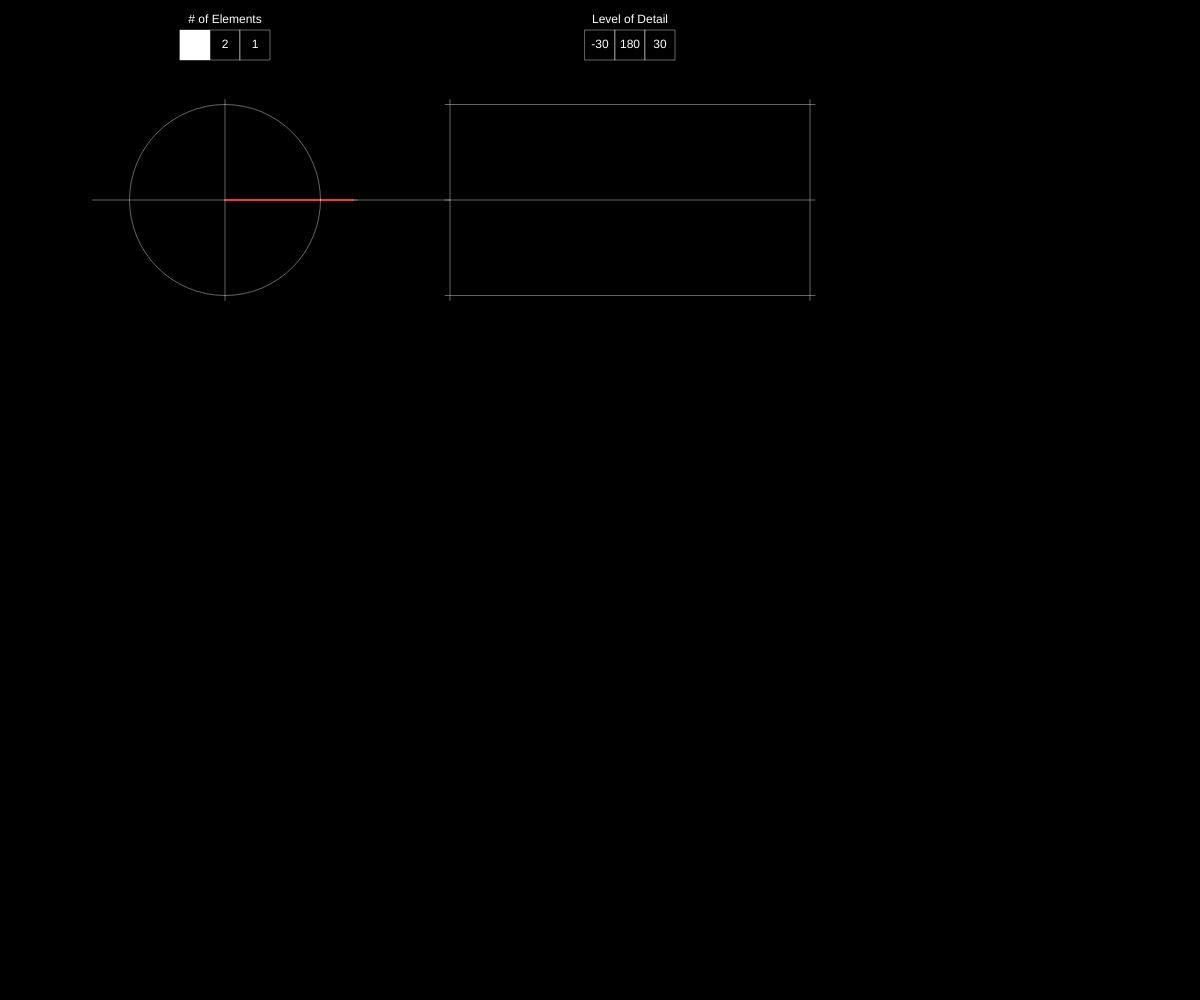
Frame 1 (no input)
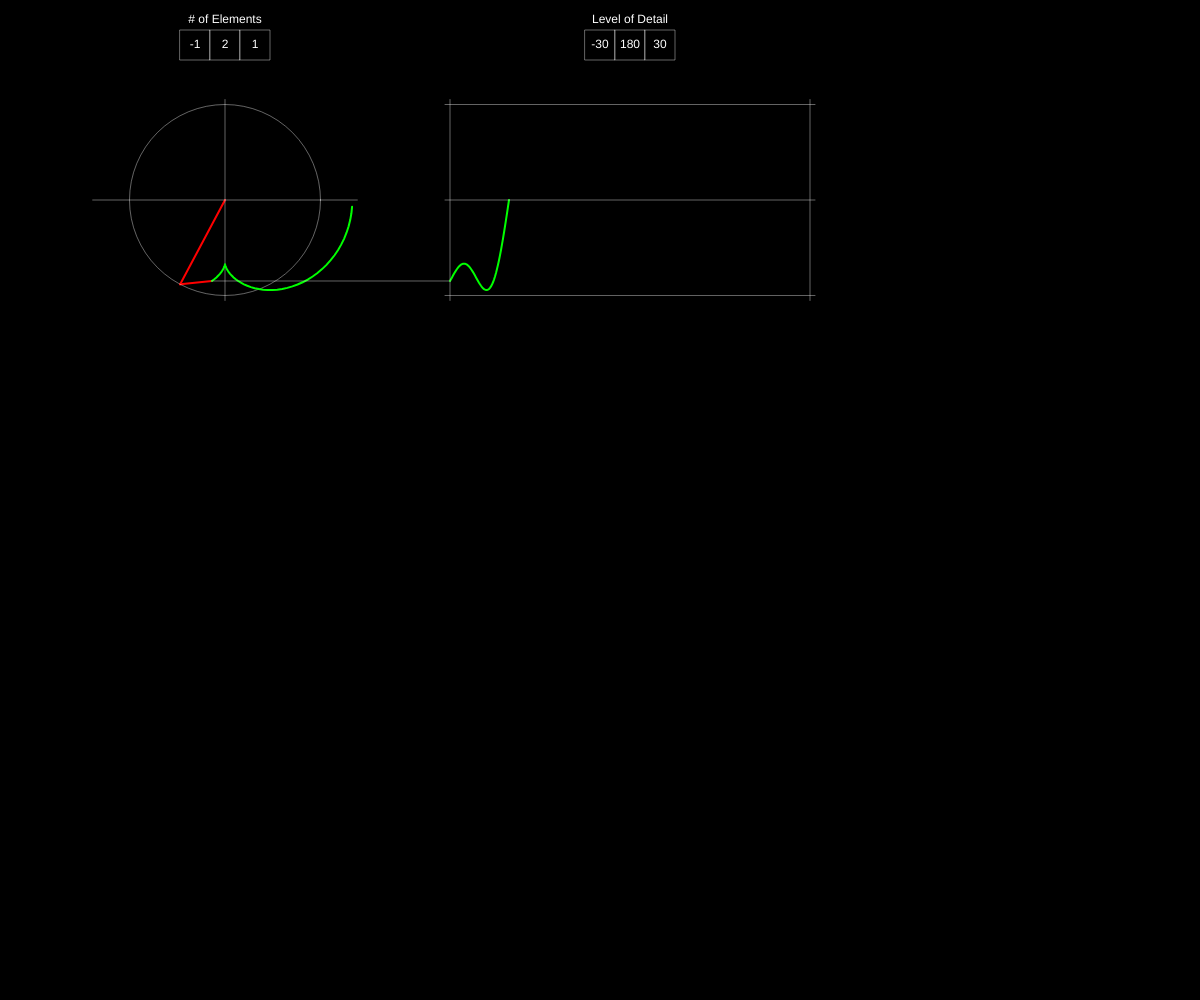
Frame 60 (no input)
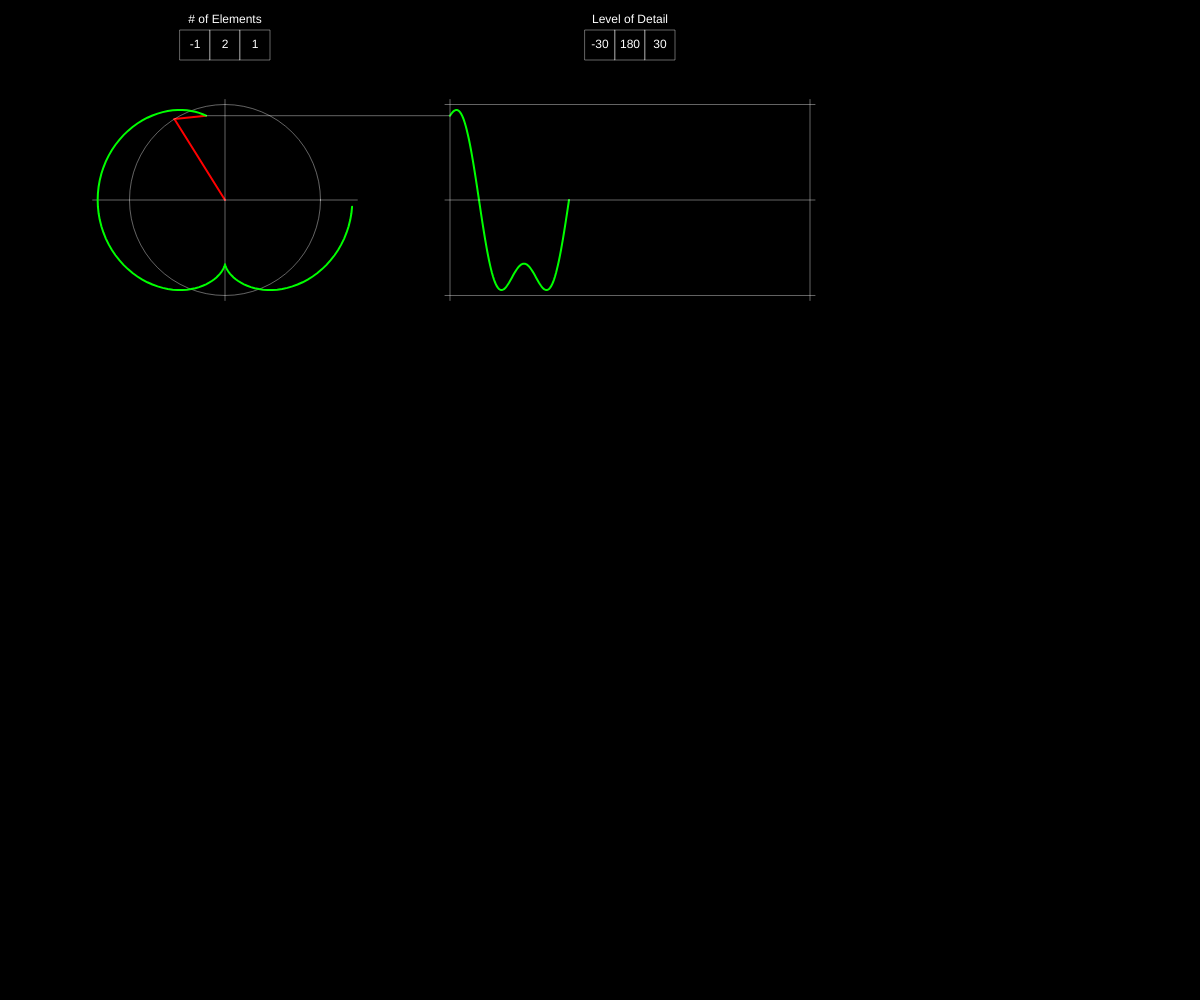
Frame 120 (the mouse pressed at the canvas centre since frame 60)

The p5.js sketch that drew these frames (run headless with seeded random() and noise() and a simulated clock; from frame 60 on, the mouse is pressed at the canvas centre):

// p5.js sketch
// ── sketch.js
// Fourier Series
// Daniel Shiffman
// https://thecodingtrain.com/CodingChallenges/125-fourier-series.html
// https://youtu.be/Mm2eYfj0SgA

// Extended by : Marco van Malsen

let mainR = 75; // radius of initial circle
let path = []; // actual path created by pendulum
let time = 0; // start at 0 degrees
let wave = []; // combined sine wave created by pendulum
let waveLength = 360; // maximum length of wave

let elements = 2; // number of elements
let elementsMax = 10; // max number of elements
let elementsMin = 1; // min number of elements
let elementsStep = 1; // increase/decrease number of elements by this amount

let detail = 180; // level of detail at number per 360 degrees
let detailMax = 360; // max level of detail
let detailMin = 30; // min level of detail
let detailStep = 30; // ncrease/decrease level of detail by this amount

// reset
function reset() {
  wave = [];
  path = [];
  time = 0;
}

function setup() {
  // create the world
  createCanvas(windowWidth, windowHeight);

  // set drawing defaults
  textAlign(CENTER, CENTER);

  // reset
  reset();
}

function draw() {
  // let the world be a very dark place
  background(0);

  // create and draw controls
  controls = [];
  createControlSet(225, 45, 90, 30, elements, elementsMin, elementsMax, elementsStep, setNumElements);
  createControlSet(225 + 225 + 0.5 * waveLength, 45, 90, 30, detail, detailMin, detailMax, detailStep, setLevelOfDetail);
  for (let c of controls) c.show();
  fill(255);
  text('# of Elements', 225, 20);
  text('Level of Detail', 225 + 225 + 0.5 * waveLength, 20);
  noFill();

  // reset pendulum's position
  let x = 0;
  let y = 0;

  // translate to center of pendulum
  translate(225, 200);

  // calculate amplitude
  let amplitude = mainR * (4 / PI);

  // set initial lengthg of X-axis (from center to one end)
  let lengthXaxis = 0;

  // calculate pendulum
  for (let i = 0; i < elements; i++) {
    let prevX = x;
    let prevY = y;

    let n = i * 2 + 1;
    let radius = mainR * (4 / (n * PI));
    lengthXaxis += radius;
    x += radius * cos(n * time);
    y += radius * sin(n * time);

    stroke(255, 0, 0);
    strokeWeight(2);
    line(prevX, prevY, x, y);
  }
  path.unshift([x, y]);
  wave.unshift(y);

  // draw initial circle and centerlines
  stroke(255, 100);
  strokeWeight(1);
  ellipse(0, 0, amplitude * 2);
  line(0, -amplitude - 5, 0, amplitude + 5);
  line(-lengthXaxis - 5, 0, lengthXaxis + 5, 0);

  // draw path
  stroke(0, 255, 0);
  strokeWeight(2);
  beginShape();
  for (let p = 0; p < path.length - 1; p++) {
    let point = path[p];
    vertex(point[0], point[1]);
  }
  endShape();

  // remove extra elements
  path.splice(detail, path.length - detail);
  wave.splice(waveLength, wave.length - waveLength);

  // draw line between pendulum and wave
  translate(225, 0);
  stroke(255, 100);
  strokeWeight(1);
  line(x - 225, y, 0, wave[0]);

  // draw wave
  stroke(0, 255, 0);
  strokeWeight(2);
  beginShape();
  for (let i = 0; i < wave.length; i++) {
    vertex(i, wave[i]);
  }
  endShape();

  // draw box around wave
  stroke(255, 100);
  strokeWeight(1);
  line(-5, -amplitude, waveLength + 5, -amplitude); // top edge
  line(-5, 0, waveLength + 5, 0); // center line
  line(-5, amplitude, waveLength + 5, amplitude); // bottom edge
  line(0, -amplitude - 5, 0, amplitude + 5); // left edge
  line(waveLength, -amplitude - 5, waveLength, amplitude + 5); // right edge

  // next please
  time += TWO_PI / detail;
}
// ── controls.js
// Original: Marco van Malsen

controls = []; // global variable to store all controls

// each individual control
class Control {
  // (x,y) = upper left corner of control element
  // (w,h) = width and height of control element
  // (val) = value to show
  // (min) = mininum value
  // (max) = maximum value
  // (fnc) = function to execute when clicked
  constructor(x, y, w, h, val, min, max, fnc) {
    this.fnc = fnc;
    this.h = h;
    this.max = max;
    this.min = min;
    this.val = val;
    this.w = w;
    this.x = x;
    this.y = y;
  }

  // check if the control was clicked
  isClicked(x, y) {
    return (x > this.x && x < this.x + this.w && y > this.y && y < this.y + this.h);
  }

  // draw the control
  show() {
    // draw rectangle
    stroke(255, 100);
    strokeWeight(1);
    rect(this.x, this.y, this.w, this.h);

    // draw text
    fill(255);
    noStroke();
    text(this.val, this.x + this.w * 0.5, this.y + this.h * 0.5);
    noFill();
  }
}

// create a set of controls
// (x,y) = upper left corner of control-set
// (w,h) = total width and height of control-set
// (cur) = current value
// (min) = mininum value
// (max) = maximum value
// (stp) = step-size to increase/decrease value
// (fnc) = function to call when clicked
function createControlSet(x, y, w, h, cur, min, max, stp, fnc) {
  // determine size of individual controls
  let controlX = x - 0.5 * w;
  let controlY = y - 0.5 * h;
  let controlW = w / 3;
  let control;

  // control to decrease value
  control = new Control(controlX, controlY, controlW, h, -stp, min, max, fnc);
  controls.push(control);

  // control to decrease value
  controlX += controlW;
  control = new Control(controlX, controlY, controlW, h, cur, min, max, fnc);
  controls.push(control);

  // control to increase value
  controlX += controlW;
  control = new Control(controlX, controlY, controlW, h, stp, min, max, fnc);
  controls.push(control);
}

// handle mouse press events
function mousePressed() {
  // check if control element was pressed; then execute the associated function
  for (let c of controls) {
    if (c.isClicked(mouseX, mouseY)) {
      c.fnc(c.val);
    }
  }
}

function setNumElements(value) {
  elements += value;
  elements = constrain(elements, elementsMin, elementsMax)
  reset();
}

function setLevelOfDetail(value) {
  detail += value;
  detail = constrain(detail, detailMin, detailMax)
  reset();
}
